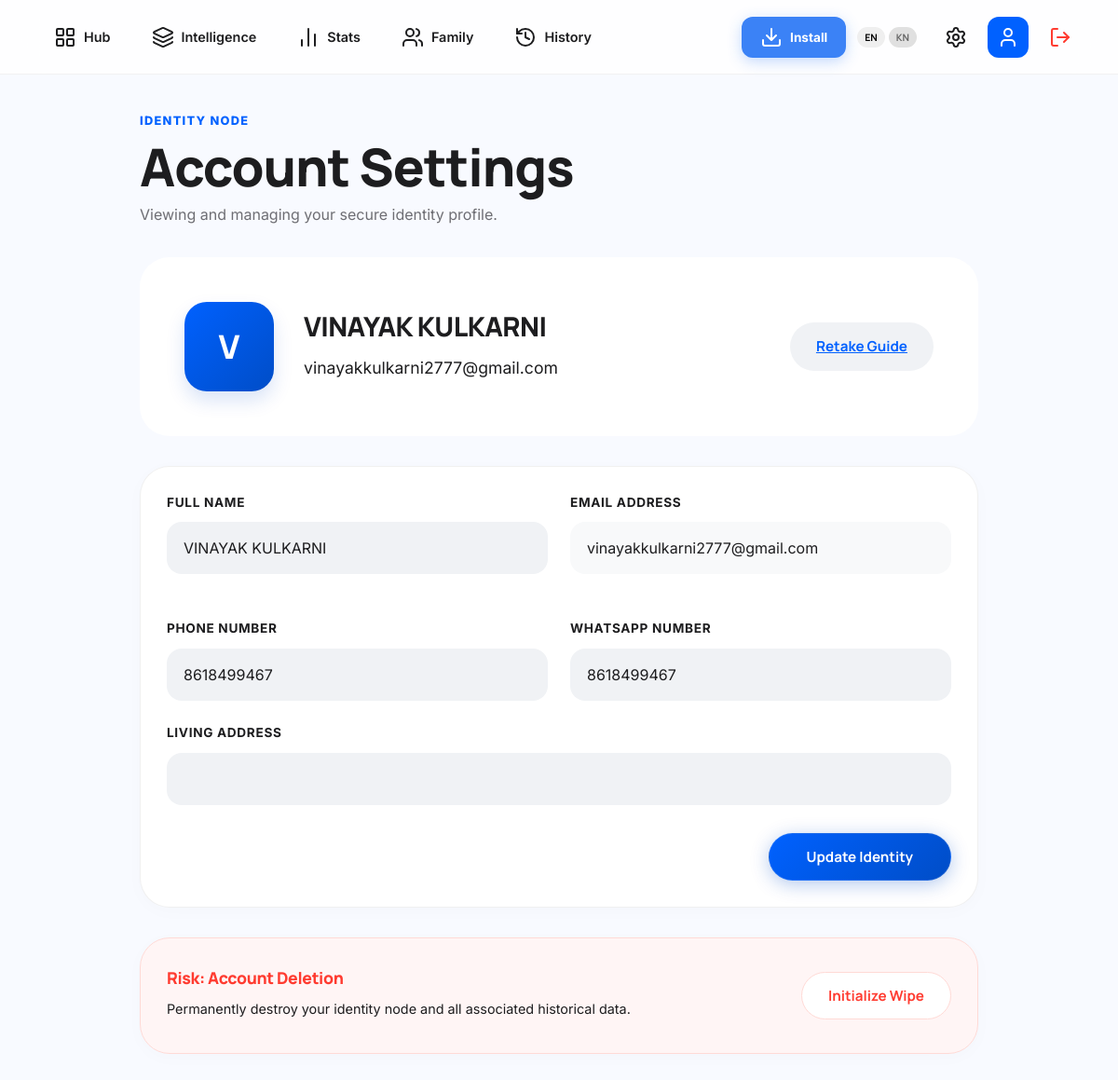
/profile (signed in), run on the app's committed database.
### tables this page shows
CREATE TABLE users (
        id INTEGER PRIMARY KEY AUTOINCREMENT,
        email TEXT UNIQUE NOT NULL,
        otp TEXT
    , name TEXT, state TEXT, phone TEXT, address TEXT, password TEXT, country TEXT, emergency_contact TEXT, whatsapp_number TEXT, has_seen_tour INTEGER DEFAULT 0, theme TEXT DEFAULT 'default', two_factor INTEGER DEFAULT 0, sensitivity TEXT DEFAULT 'Balanced', auto_clear_history INTEGER DEFAULT 1, loyalty_points INTEGER DEFAULT 100, is_admin INTEGER DEFAULT 0, voice_interface TEXT DEFAULT 'English + Kannada (Sequential)');

### app.py (the view, shortened to what this page needs)
@app.route("/profile", methods=["GET", "POST"])
def profile():
    if not session.get("logged_in"): return redirect("/")
    if session.get("admin_verified"): return redirect("/admin")
    conn = get_db()
    cursor = conn.cursor()
    cursor.execute("SELECT * FROM users WHERE email=?", (session.get("email"),))
    user = cursor.fetchone()
    if not user:
        conn.close()
        session.clear()
        return redirect("/")
    conn.close()
    return render_template("profile.html", user=user)

### database.py (called while the page is built)
def get_db():
    db_path = os.getenv("DATABASE_PATH", "database.db")
    conn = sqlite3.connect(db_path)
    conn.row_factory = sqlite3.Row
    return conn

### templates/profile.html (shortened to what this page needs)
<!DOCTYPE html>
<html lang="en">
<head>
    <link rel="stylesheet" href="{{ url_for('static', filename='style.css') }}">
</head>
<body>
    <nav class="top-nav">
        <div class="nav-wrapper">
            <div class="nav-container">
                <a href="/dashboard" class="nav-link"><i data-lucide="layout-grid"></i> Hub</a>
                <a href="/classification" class="nav-link"><i data-lucide="layers"></i> Intelligence</a>
                <a href="/analytics" class="nav-link"><i data-lucide="bar-chart-2"></i> Stats</a>
                <a href="/family" class="nav-link"><i data-lucide="users"></i> Family</a>
                <a href="/history" class="nav-link"><i data-lucide="history"></i> History</a>
            </div>
            <div class="nav-right">
                <button id="pwa-install-btn" class="btn-pwa-old" style="display: none;">
                    <i data-lucide="download"></i> Install
                </button>
                <div style="display: flex; gap: 4px; margin-right: 8px;">
                    <button onclick="setLanguage('en')" id="btn-en" class="btn" style="padding: 4px 8px; font-size: 0.65rem;">EN</button>
                    <button onclick="setLanguage('kn')" id="btn-kn" class="btn" style="padding: 4px 8px; font-size: 0.65rem; background: #e0e0e0; color: #666;">KN</button>
                </div>
                <a href="/settings" class="nav-icon-btn"><i data-lucide="settings"></i></a>
                <a href="/profile" class="nav-icon-btn active" style="background: var(--primary); color: white;"><i data-lucide="user"></i></a>
                <a href="/logout" class="nav-icon-btn text-danger"><i data-lucide="log-out"></i></a>
            </div>
        </div>
    </nav>
    <main class="main-content animate-fade-in">
        <div class="profile-container">
            <header class="editorial-header">
                <span class="editorial-cap">Identity Node</span>
                <h1 id="tour-hub-title">Account Settings</h1>
                <p style="color: var(--text-muted); font-size: 1rem; margin-top: 8px;">Viewing and managing your secure identity profile.</p>
            </header>
            <div class="hero-section">
                <div class="avatar">{{ user['name'][0].upper() }}</div>
                <div style="flex: 1;">
                    <h2 style="margin: 0; font-weight: 800; font-size: 1.8rem;">{{ user['name'] }}</h2>
                    <p style="color: var(--on-surface-variant); margin: 8px 0; font-size: 1.1rem;">{{ user['email'] }}</p>
                </div>
                <a href="/dashboard?reset_tour=1" class="btn" style="background: var(--surface-container-low); color: var(--primary);">Retake Guide</a>
            </div>
            <div class="bento-card">
                <form method="POST">
                    <div class="form-grid">
                        <div class="form-group">
                            <label class="label">Full Name</label>
                            <input type="text" name="name" class="form-input" value="{{ user['name'] }}" required>
                        </div>
                        <div class="form-group">
                            <label class="label">Email Address</label>
                            <input type="email" class="form-input" value="{{ user['email'] }}" readonly style="background: #F8F9FA;">
                        </div>
                        <div class="form-group">
                            <label class="label">Phone Number</label>
                            <input type="tel" name="phone" class="form-input" value="{{ user['phone'] or '' }}">
                        </div>
                        <div class="form-group">
                            <label class="label">WhatsApp Number</label>
                            <input type="tel" name="whatsapp_number" class="form-input" value="{{ user['whatsapp_number'] or '' }}" placeholder="+919876543210">
                        </div>
                    </div>
                    <div class="form-group">
                        <label class="label">Living Address</label>
                        <input type="text" name="address" class="form-input" value="{{ user['address'] or '' }}">
                    </div>
                    <div style="margin-top: 30px; display: flex; justify-content: flex-end;">
                        <button type="submit" class="btn btn-primary" style="padding: 14px 40px;">Update Identity</button>
                    </div>
                </form>
            </div>
            <div class="bento-card" style="margin-top: 32px; background: #fff5f5; border-color: #ffdad6;">
                <div style="display: flex; justify-content: space-between; align-items: center;">
                    <div>
                        <h4 style="color: var(--danger); margin: 0; font-size: 1.1rem;">Risk: Account Deletion</h4>
                        <p style="font-size: 0.9rem; color: var(--on-surface-variant); margin: 8px 0;">Permanently destroy your identity node and all associated historical data.</p>
                    </div>
                    <button onclick="confirmDelete()" class="btn" style="background: white; color: var(--danger); border: 1px solid #ffdad6;">Initialize Wipe</button>
                </div>
            </div>
        </div>
    </main>
<script src="{{ url_for('static', filename='pwa.js') }}"></script></body>
</html>

### templates/profile.html (style rules this page uses)
.profile-container { max-width: 900px; margin: 0 auto; }
.hero-section { display: flex; align-items: center; gap: 32px; padding: 48px; background: var(--surface-container-lowest); border-radius: var(--radius-xl); border: 1px solid var(--outline-variant); margin-bottom: 32px; }
.avatar { width: 96px; height: 96px; border-radius: 24px; background: linear-gradient(135deg, var(--primary), var(--primary-container)); color: white; display: flex; align-items: center; justify-content: center; font-size: 2.2rem; font-weight: 800; font-family: 'Manrope', sans-serif; box-shadow: 0 10px 20px rgba(0, 75, 202, 0.15); }
.form-grid { display: grid; grid-template-columns: 1fr 1fr; gap: 24px; }
.form-group { margin-bottom: 24px; }
.label { display: block; font-weight: 700; font-size: 0.85rem; margin-bottom: 10px; color: var(--on-surface-variant); text-transform: uppercase; letter-spacing: 0.05em; }

### data on the page
users: name "V", name "VINAYAK KULKARNI", email "vinayakkulkarni2777@gmail.com", phone "8618499467", whatsapp_number "8618499467"
